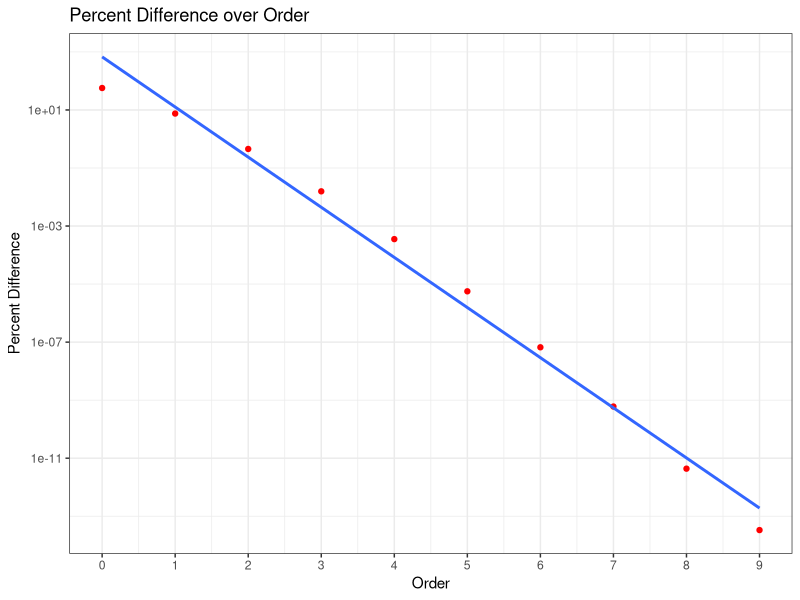

Source code (R):
library(ggplot2)
library(scales)

z <- data.frame(N=integer(), Difference=double(), stringsAsFactors=FALSE)

taylor = function(x, order) {
  coefs = (-1)^(0:order) / factorial(2 * (0:order))
  x_grid = outer(x, 2 * (0:order), "^")
  x_grid %*% coefs
}

cosine = function(x) {
    base::cos(x)
}

taylorCosine = function(x, order){
  coefs = (-1)^(0:order) / factorial(2 * (0:order))
  x_grid = outer(x, 2 * (0:order), "^")
  base::cos(x) - (x_grid %*% coefs)
}
for (i in 0:9){
    taylorInt = integrate(taylor, lower = -pi/2, upper = pi/2, order = i)
    cosineInt = integrate(cosine, lower = -pi/2, upper = pi/2)
    percentDifference = abs(((taylorInt$value - cosineInt$value)/cosineInt$value)*100)
    z[(i + 1),1] <- (i)
    z[(i + 1),2] <- (percentDifference)
}

plot0 <- ggplot(data=z, aes(x=N, y=Difference, group=1)) +
    geom_point(color = "#FF0000") +
      geom_smooth(method = "lm", se = FALSE) +
    theme_bw() +
    labs(x = "Order", y = "Percent Difference", title = "Percent Difference over Order") +
    scale_y_continuous(trans='log10') +
    scale_x_continuous(breaks=seq(0,10,1))

ggsave("orderDifference.png", plot = plot0, device = NULL, path = NULL,
  scale = 1, width = 20, height = 10, units = c("cm"),
  dpi = 300, limitsize = TRUE)